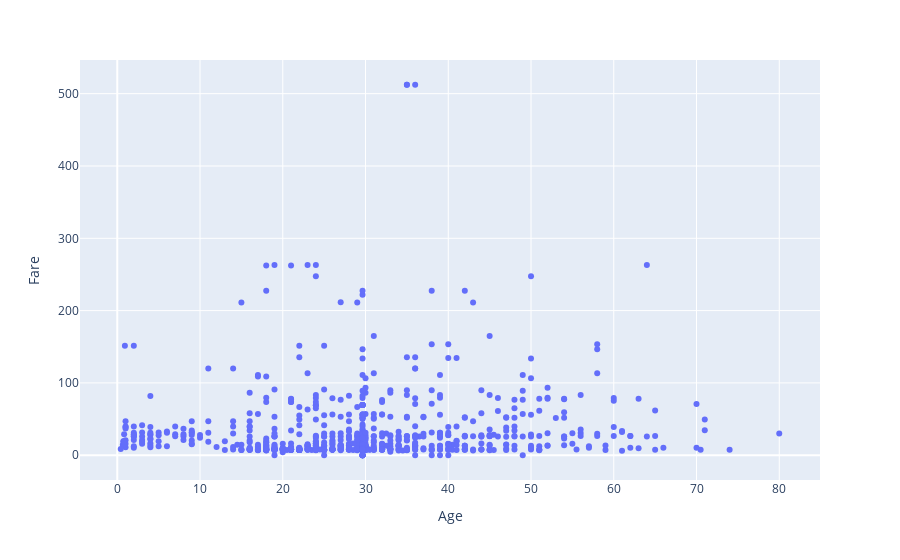

The cell this chart's notebook holds for it:
### Code cell
fig = px.scatter(data_frame=clean_dataset,x="Age",y="Fare")
fig.show()

### Figure 1 — Plotly figure (JSON) as saved in the notebook; plotly's stock layout.template omitted (floating-point values rounded to 4 significant figures; data arrays with more than 128 entries replaced by an {"elided": "..."} marker saying what was removed)
{"data": [{"hovertemplate": "Age=%{x}<br>Fare=%{y}<extra></extra>", "legendgroup": "", "marker": {"color": "#636efa", "symbol": "circle"}, "mode": "markers", "name": "", "orientation": "v", "showlegend": false, "type": "scatter", "x": {"elided": "889 float values"}, "xaxis": "x", "y": {"elided": "889 float values"}, "yaxis": "y"}], "layout": {"legend": {"tracegroupgap": 0}, "margin": {"t": 60}, "xaxis": {"anchor": "y", "domain": [0, 1], "title": {"text": "Age"}}, "yaxis": {"anchor": "x", "domain": [0, 1], "title": {"text": "Fare"}}}}
